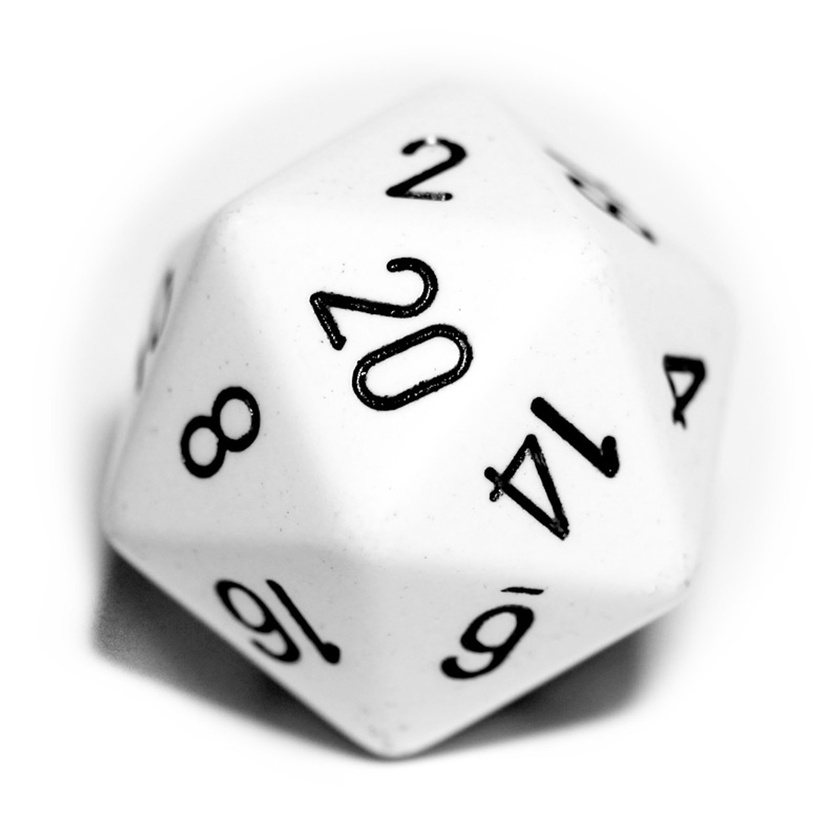
#> input picture image-testing/image.jpg, 840 x 840 px, shrunk from 1280 x 1280 before the run, found by its file name
$ python gpt2.py
#> lines starting #> are read from the running program, lines starting #| are printed output that depends on the picture; after the words box and inside, x2 and y2 are one past the last pixel; in counts of white or black regions, pixels touching at a corner belong together
import cv2
import numpy as np

# Load the image
image_path = r'image-testing\image.jpg'
image = cv2.imread(image_path)
#> image is the input picture: shape (840, 840, 3); min 0, max 255, mean 227.9

# Convert the image to grayscale
gray = cv2.cvtColor(image, cv2.COLOR_BGR2GRAY)

# Apply thresholding to create a binary image
_, thresh = cv2.threshold(gray, 150, 255, cv2.THRESH_BINARY + cv2.THRESH_OTSU)
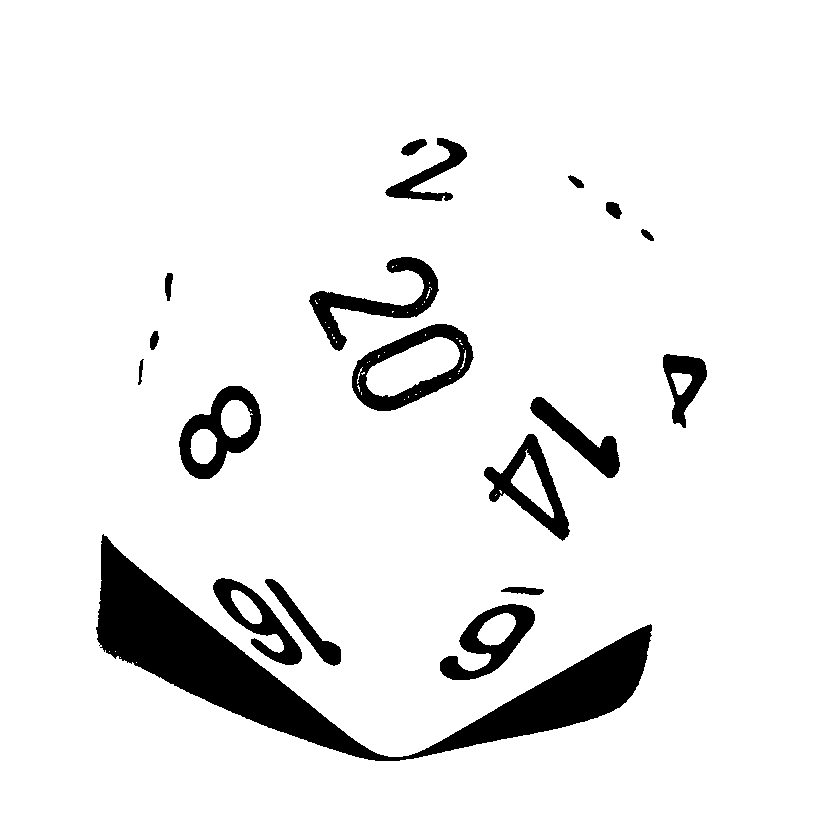
#> thresh: shape (840, 840); 92.4% white; 19 black regions, largest, box (x1, y1, x2, y2) and area: (96, 534, 652, 761) 27552, (352, 324, 474, 411) 3657, (309, 257, 439, 351) 3250

# Find contours
contours, _ = cv2.findContours(thresh, cv2.RETR_EXTERNAL, cv2.CHAIN_APPROX_SIMPLE)
#> contours = [[[0, 0], [0, 839], [839, 839], [839, 0]]]

# Sort contours by area (largest first)
contours = sorted(contours, key=cv2.contourArea, reverse=True)

# Loop over contours to find the best candidate for the dice face
for contour in contours:
    # Get the bounding rectangle for the contour
    x, y, w, h = cv2.boundingRect(contour)

    # Optionally, apply a size filter to exclude small areas
    if w > 50 and h > 50:  # Adjust the size filter as needed
        cropped_image = image[y:y+h, x:x+w]
        cv2.imshow('Cropped Dice Face', cropped_image)
        cv2.waitKey(0)  # Wait for key press to display the image
        cv2.destroyAllWindows()
        break  # Stop after finding the largest valid contour
#> this loop made 1 pass
#> (contour, x, y, w, h) on pass 1: ([[0, 0], [0, 839], [839, 839], [839, 0]], 0, 0, 840, 840)

# Save or pass the cropped image for further processing (e.g., OCR)
cv2.imwrite('cropped_dice_face.jpg', cropped_image)
cv2.imshow('Cropped Dice Face', cropped_image)
cv2.waitKey(0)
